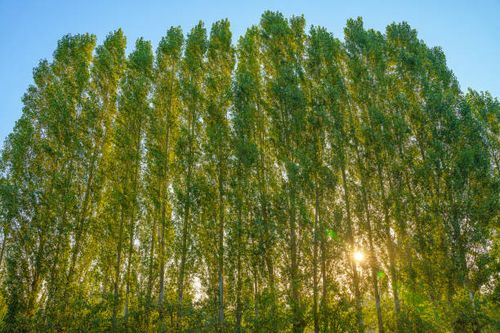
#> input picture Assignment 14/nature.jpg, 500 x 333 px
$ python Lecture9.py
#> lines starting #> are read from the running program, lines starting #| are printed output that depends on the picture
import cv2

img=cv2.imread("nature.jpg")
#> img is the input picture: shape (333, 500, 3); mean B, G, R 69.6, 118.8, 103.1

width=400
height=200
dim=(width,height)
resized=cv2.resize(img,dim)
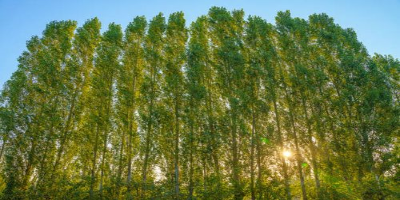
#> resized: shape (200, 400, 3); mean B, G, R 69.5, 118.7, 103

cv2.imshow("Original", resized)
print("Image size in bytes:", resized.size)
#| Image size in bytes: 240000

hflip=cv2.flip(resized,1)
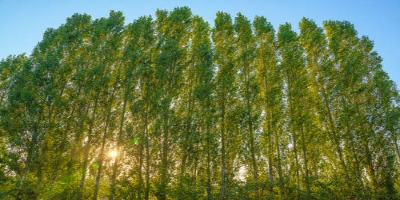
#> hflip: shape (200, 400, 3); mean B, G, R 69.5, 118.7, 103
cv2.imshow("Horizontal Flip", hflip)

vflip=cv2.flip(resized,0)
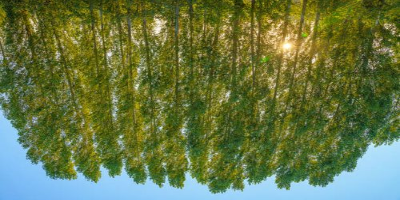
#> vflip: shape (200, 400, 3); mean B, G, R 69.5, 118.7, 103
cv2.imshow("Vertical Flip", vflip)

dflip=cv2.flip(resized,-1)
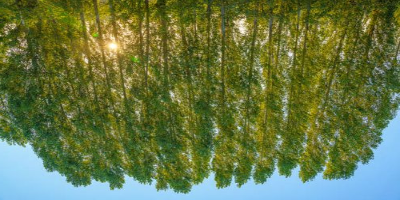
#> dflip: shape (200, 400, 3); mean B, G, R 69.5, 118.7, 103
cv2.imshow("Diagonal Flip", dflip)

cv2.waitKey(0)
cv2.destroyAllWindows()
